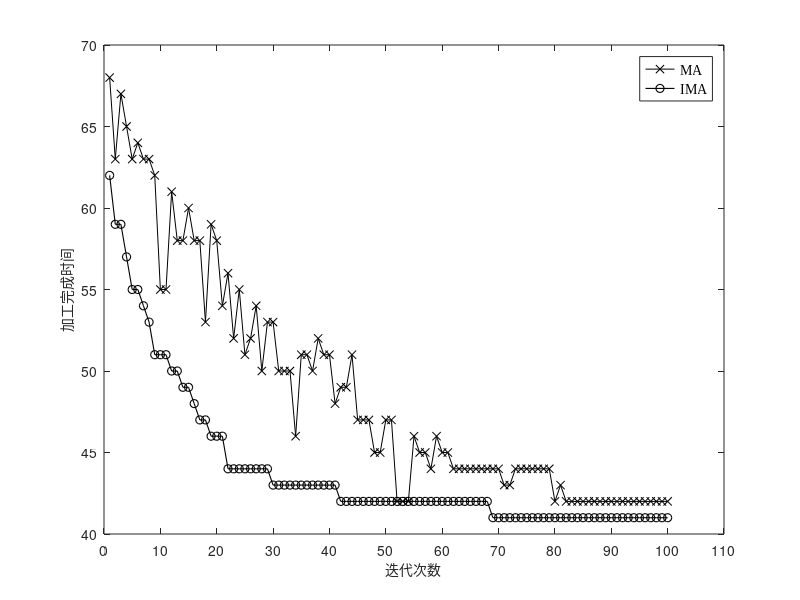

The MATLAB script that drew this image: (Note: this script raises an error after producing the figure.)
clc
clear all
close all

fig = figure('Color','w');% 新建一个figure，并将图像句柄保存到fig
x = 1:1:100;
load('base_Mk02.mat');
a = makespan_best_iter;
load('localsearch_Mk02.mat');
b = makespan_best_iter;
plot(x,a,'-kx',x,b,'-ko','linewidth',0.8);
% grid on
% grid minor
% title('在数据集DMk02上的优化过程迭代曲线','FontName','黑体','FontSize',14);
axis( [0,110,40,70])  %确定x轴与y轴框图大小
set(gca,'XTick',[0:10:110]) %x轴范围
set(gca,'YTick',[40:5:70]) %y轴范围
legend('MA','IMA','FontName','TimesNewRoman','Location','NorthEast', 'FontSize',10,'FontWeight','normal');   %右下角标注
xlabel('迭代次数', 'FontName','黑体','FontSize',10,'FontWeight','normal')  %x轴坐标描述
ylabel('加工完成时间', 'FontName','黑体','FontSize',10,'FontWeight','normal') %y轴坐标描述

frame = getframe(fig); % 获取frame
img = frame2im(frame); % 将frame变换成imwrite函数可以识别的格式
imwrite(img,'../结果图/XT_Mk02.png'); % 保存到工作目录下，名字为"a.png"